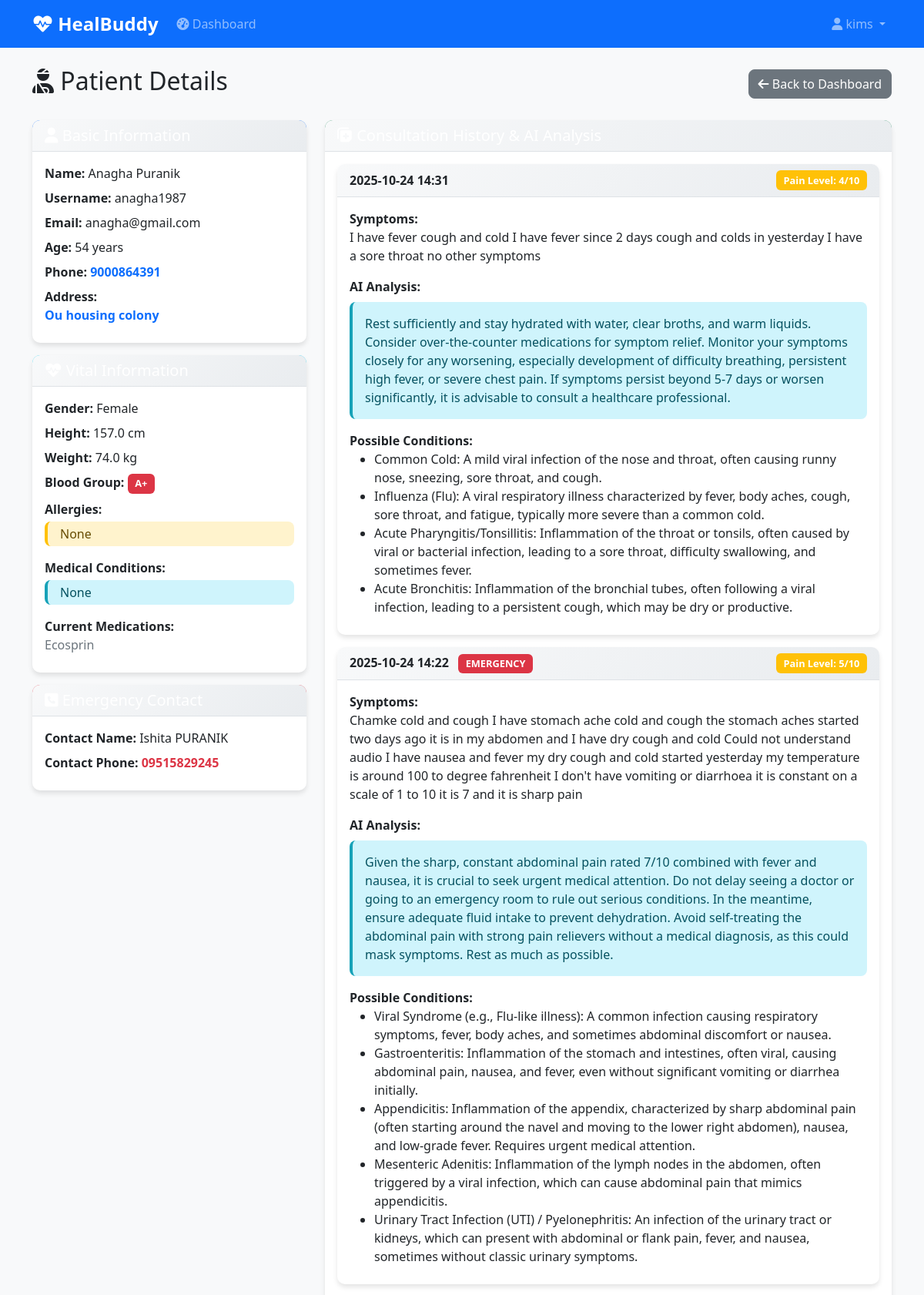
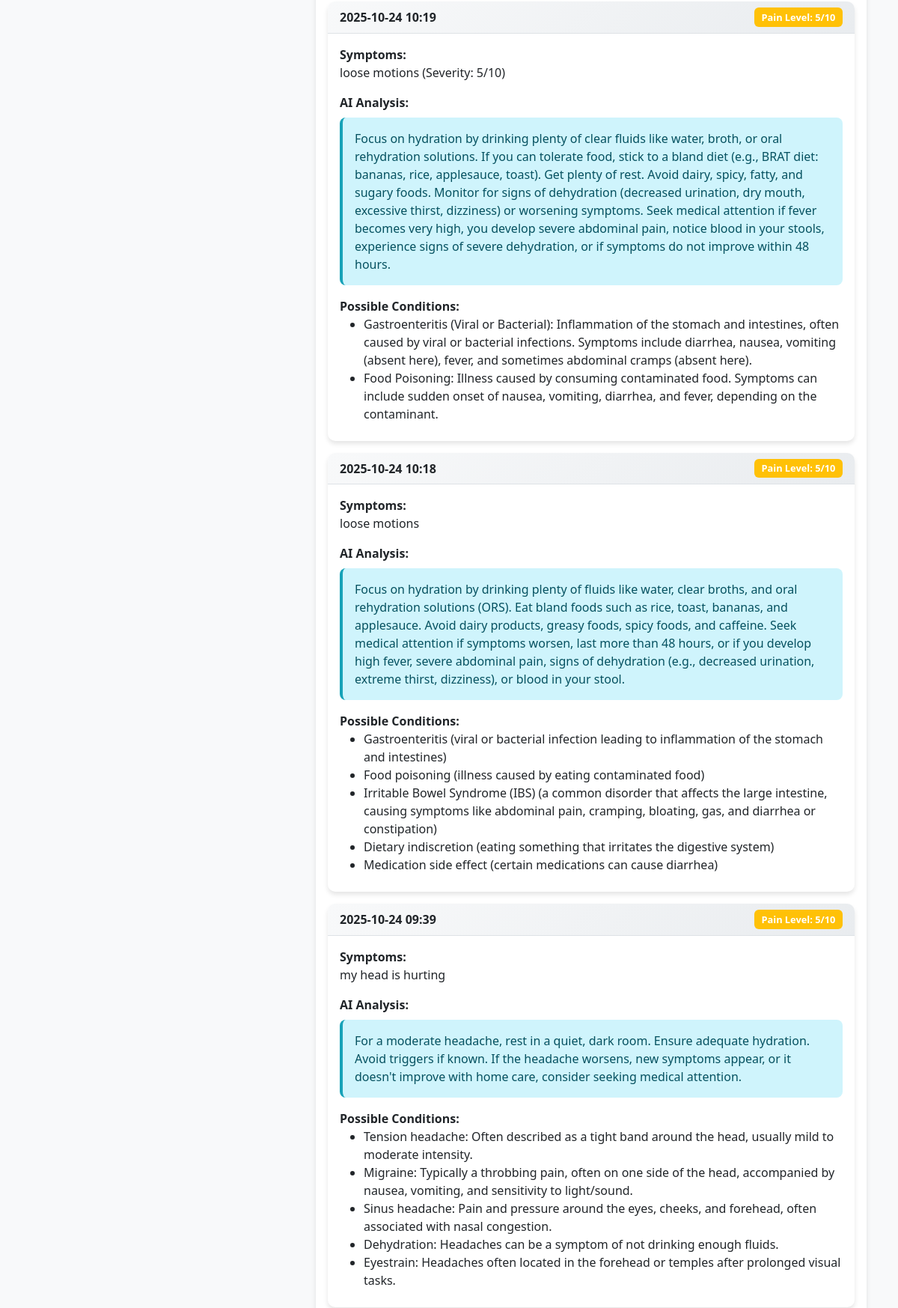
The page /view_patient/5 (signed in, upper part) on the database its author committed (2 pictures, top to bottom).
### app.py (models this page shows)
class User(UserMixin, db.Model):
    id = db.Column(db.Integer, primary_key=True)
    username = db.Column(db.String(80), unique=True, nullable=False)
    email = db.Column(db.String(120), unique=True, nullable=False)
    password_hash = db.Column(db.String(120), nullable=False)
    user_type = db.Column(db.String(20), nullable=False)  # 'patient', 'doctor', 'hospital'
    created_at = db.Column(db.DateTime, default=datetime.utcnow)
    first_name = db.Column(db.String(50))
    last_name = db.Column(db.String(50))
    gender = db.Column(db.String(20))
    date_of_birth = db.Column(db.Date)
    phone_number = db.Column(db.String(20))
    address = db.Column(db.Text)
    height = db.Column(db.Float)  # in cm
    weight = db.Column(db.Float)  # in kg
    blood_group = db.Column(db.String(5))
    allergies = db.Column(db.Text)
    medical_conditions = db.Column(db.Text)
    current_medications = db.Column(db.Text)
    emergency_contact_name = db.Column(db.String(100))
    emergency_contact_phone = db.Column(db.String(20))
    preferred_hospital = db.Column(db.String(200))  # Legacy field
    preferred_hospitals = db.Column(db.Text)  # JSON array of multiple hospitals
    license_number = db.Column(db.String(50))
    degree = db.Column(db.String(100))
    specialization = db.Column(db.String(100))
    years_of_experience = db.Column(db.Integer)
    hospital_affiliation = db.Column(db.String(200))
    consultation_fee = db.Column(db.Float)
    hospital_name = db.Column(db.String(200))
    hospital_type = db.Column(db.String(50))  # 'public', 'private', 'clinic'
    registration_number = db.Column(db.String(100))
    license_number_hospital = db.Column(db.String(100))
    emergency_services = db.Column(db.Boolean, default=False)
    specialties_available = db.Column(db.Text)
    total_beds = db.Column(db.Integer)
    icu_beds = db.Column(db.Integer)
    emergency_contact = db.Column(db.String(20))
    health_records = db.relationship('HealthRecord', backref='patient', lazy=True)
    consultations = db.relationship('Consultation', foreign_keys='Consultation.patient_id', backref='patient', lazy=True)
    doctor_consultations = db.relationship('Consultation', foreign_keys='Consultation.doctor_id', backref='doctor', lazy=True)

class Consultation(db.Model):
    id = db.Column(db.Integer, primary_key=True)
    patient_id = db.Column(db.Integer, db.ForeignKey('user.id'), nullable=False)
    symptoms = db.Column(db.Text, nullable=False)
    duration = db.Column(db.String(100))
    pain_level = db.Column(db.Integer)
    ai_response = db.Column(db.Text)
    is_emergency = db.Column(db.Boolean, default=False)
    created_at = db.Column(db.DateTime, default=datetime.utcnow)
    doctor_id = db.Column(db.Integer, db.ForeignKey('user.id'))
    status = db.Column(db.String(20), default='pending')  # pending, reviewed, completed

### app.py (the view)
@app.route('/view_patient/<int:patient_id>')
@login_required
def view_patient(patient_id):
    if current_user.user_type not in ['doctor', 'hospital']:
        flash('Access denied')
        return redirect(url_for('dashboard'))
    patient = User.query.get_or_404(patient_id)
    if patient.user_type != 'patient':
        flash('Invalid patient ID')
        return redirect(url_for('dashboard'))
    consultations = Consultation.query.filter_by(patient_id=patient_id).order_by(Consultation.created_at.desc()).all()
    health_records = HealthRecord.query.filter_by(patient_id=patient_id).order_by(HealthRecord.uploaded_at.desc()).all()
    age = None
    if patient.date_of_birth:
        today = datetime.today()
        age = today.year - patient.date_of_birth.year - ((today.month, today.day) < (patient.date_of_birth.month, patient.date_of_birth.day))
    return render_template('view_patient.html', patient=patient, consultations=consultations, health_records=health_records, age=age)

### app.py (called while the page is built)
@app.template_filter('from_json')
def from_json_filter(value):
    try:
        return json.loads(value) if isinstance(value, str) else value
    except:
        return {}

@login_manager.user_loader
def load_user(user_id):
    return User.query.get(int(user_id))

### templates/view_patient.html (shortened to what this page needs)
{% extends "base.html" %}
{% block content %}
<div class="row">
    <div class="col-md-12">
        <div class="d-flex justify-content-between align-items-center mb-4">
            <h2><i class="fas fa-user-injured"></i> Patient Details</h2>
            <a href="{{ url_for('dashboard') }}" class="btn btn-secondary">
                <i class="fas fa-arrow-left"></i> Back to Dashboard
            </a>
        </div>
    </div>
</div>
<div class="row">
    <div class="col-md-4">
        <div class="card mb-3">
            <div class="card-header bg-primary text-white">
                <h5 class="mb-0"><i class="fas fa-user"></i> Basic Information</h5>
            </div>
            <div class="card-body">
                <div class="mb-2">
                    <strong>Name:</strong> {{ patient.first_name }} {{ patient.last_name }}
                </div>
                <div class="mb-2">
                    <strong>Username:</strong> {{ patient.username }}
                </div>
                <div class="mb-2">
                    <strong>Email:</strong> {{ patient.email }}
                </div>
                {% if age %}
                <div class="mb-2">
                    <strong>Age:</strong> {{ age }} years
                </div>
                {% endif %}
                <div class="mb-2">
                    <strong>Phone:</strong>
                    <span class="text-primary fw-bold">{{ patient.phone_number or 'Not provided' }}</span>
                </div>
                <div class="mb-2">
                    <strong>Address:</strong>
                    <div class="text-primary fw-bold">{{ patient.address or 'Not provided' }}</div>
                </div>
            </div>
        </div>
        <div class="card mb-3">
            <div class="card-header bg-info text-white">
                <h5 class="mb-0"><i class="fas fa-heartbeat"></i> Vital Information</h5>
            </div>
            <div class="card-body">
                {% if patient.gender %}
                <div class="mb-2">
                    <strong>Gender:</strong> {{ patient.gender }}
                </div>
                {% endif %}
                <div class="mb-2">
                    <strong>Height:</strong> {{ patient.height }} cm
                </div>
                <div class="mb-2">
                    <strong>Weight:</strong> {{ patient.weight }} kg
                </div>
                <div class="mb-2">
                    <strong>Blood Group:</strong>
                    <span class="badge bg-danger">{{ patient.blood_group or 'Unknown' }}</span>
                </div>
                <div class="mb-2">
                    <strong>Allergies:</strong>
                    <div class="alert alert-warning py-1 mt-1">
                        {{ patient.allergies or 'None reported' }}
                    </div>
                </div>
                <div class="mb-2">
                    <strong>Medical Conditions:</strong>
                    <div class="alert alert-info py-1 mt-1">
                        {{ patient.medical_conditions or 'None reported' }}
                    </div>
                </div>
                <div class="mb-2">
                    <strong>Current Medications:</strong>
                    <div class="text-muted">{{ patient.current_medications or 'None' }}</div>
                </div>
            </div>
        </div>
        <div class="card">
            <div class="card-header bg-danger text-white">
                <h5 class="mb-0"><i class="fas fa-phone-square"></i> Emergency Contact</h5>
            </div>
            <div class="card-body">
                <div class="mb-2">
                    <strong>Contact Name:</strong> {{ patient.emergency_contact_name or 'Not provided' }}
                </div>
                <div class="mb-2">
                    <strong>Contact Phone:</strong>
                    <span class="text-danger fw-bold">{{ patient.emergency_contact_phone or 'Not provided' }}</span>
                </div>
            </div>
        </div>
    </div>
    <div class="col-md-8">
        <div class="card mb-3">
            <div class="card-header bg-success text-white">
                <h5 class="mb-0"><i class="fas fa-notes-medical"></i> Consultation History & AI Analysis</h5>
            </div>
            <div class="card-body">
                {% if consultations %}
                    {% for consultation in consultations %}
                    <div class="card mb-3 border-{{ 'danger' if consultation.is_emergency else 'secondary' }}">
                        <div class="card-header">
                            <div class="d-flex justify-content-between align-items-center">
                                <span>
                                    <strong>{{ consultation.created_at.strftime('%Y-%m-%d %H:%M') }}</strong>
                                    {% if consultation.is_emergency %}
                                        <span class="badge bg-danger ms-2">EMERGENCY</span>
                                    {% endif %}
                                </span>
                                <span class="badge bg-{{ 'danger' if consultation.pain_level >= 7 else 'warning' if consultation.pain_level >= 4 else 'success' }}">
                                    Pain Level: {{ consultation.pain_level }}/10
                                </span>
                            </div>
                        </div>
                        <div class="card-body">
                            <div class="mb-2">
                                <strong>Symptoms:</strong>
                                <p>{{ consultation.symptoms }}</p>
                            </div>
                            {% if consultation.ai_response %}
                                {% set ai_data = consultation.ai_response | from_json %}
                                <div class="mb-2">
                                    <strong>AI Analysis:</strong>
                                    <div class="alert alert-info mt-2">
                                        {{ ai_data.recommendations or ai_data.diagnosis or 'Analysis available in system' }}
                                    </div>
                                </div>
                                {% if ai_data.possible_conditions %}
                                <div class="mb-2">
                                    <strong>Possible Conditions:</strong>
                                    <ul class="mb-0">
                                        {% if ai_data.possible_conditions is string %}
                                            <li>{{ ai_data.possible_conditions }}</li>
                                        {% else %}
                                            {% for condition in ai_data.possible_conditions %}
                                                <li>{{ condition }}</li>
                                            {% endfor %}
                                        {% endif %}
                                    </ul>
                                </div>
                                {% endif %}
                            {% endif %}
                        </div>
                    </div>
                    {% endfor %}
                {% else %}
                    <p class="text-muted">No consultation history available.</p>
                {% endif %}
            </div>
        </div>
    </div>
</div>
{% endblock %}

### templates/base.html (shortened to what this page needs)
<!DOCTYPE html>
<html lang="en">
<head>
    <link href="https://cdn.jsdelivr.net/npm/bootstrap@5.1.3/dist/css/bootstrap.min.css" rel="stylesheet">
    <link href="https://cdnjs.cloudflare.com/ajax/libs/font-awesome/6.0.0/css/all.min.css" rel="stylesheet">
    <link href="{{ url_for('static', filename='css/style.css') }}" rel="stylesheet">
</head>
<body>
    <nav class="navbar navbar-expand-lg navbar-dark bg-primary">
        <div class="container">
            <a class="navbar-brand" href="{{ url_for('index') }}">
                <i class="fas fa-heartbeat"></i> HealBuddy
            </a>
            <div class="collapse navbar-collapse" id="navbarNav">
                <ul class="navbar-nav me-auto">
                    {% if current_user.is_authenticated %}
                        <li class="nav-item">
                            <a class="nav-link" href="{{ url_for('dashboard') }}">
                                <i class="fas fa-tachometer-alt"></i> Dashboard
                            </a>
                        </li>
                    {% endif %}
                </ul>
                <ul class="navbar-nav">
                    {% if current_user.is_authenticated %}
                        <li class="nav-item dropdown">
                            <a class="nav-link dropdown-toggle" href="#" id="navbarDropdown" role="button" data-bs-toggle="dropdown">
                                <i class="fas fa-user"></i> {{ current_user.username }}
                            </a>
                        </li>
                    {% endif %}
                </ul>
            </div>
        </div>
    </nav>
    <main class="container mt-4">
        {% block content %}{% endblock %}
    </main>
</body>
</html>

### static/css/style.css (style rules this page uses)
:root { --primary-color: #007bff; --success-color: #28a745; --danger-color: #dc3545; --warning-color: #ffc107; --info-color: #17a2b8; --light-color: #f8f9fa; --dark-color: #343a40; }
body { font-family: 'Segoe UI', Tahoma, Geneva, Verdana, sans-serif; background-color: #f8f9fa; }
.navbar-brand { font-weight: bold; font-size: 1.5rem; }
.navbar-nav .nav-link { font-weight: 500; transition: color 0.3s ease; }
.card { border: none; border-radius: 10px; box-shadow: 0 4px 6px rgba(0, 0, 0, 0.1); transition: transform 0.3s ease, box-shadow 0.3s ease; }
.card-header { background: linear-gradient(135deg, #f8f9fa 0%, #e9ecef 100%); border-bottom: 1px solid #dee2e6; border-radius: 10px 10px 0 0 !important; }
.btn { border-radius: 8px; font-weight: 500; transition: all 0.3s ease; }
.badge { font-size: 0.8rem; padding: 0.5em 0.75em; border-radius: 6px; }
.alert { border: none; border-radius: 8px; border-left: 4px solid; }
.alert-info { border-left-color: #17a2b8; }
.alert-warning { border-left-color: #ffc107; }
.fade-in { animation: fadeIn 0.5s ease-in; }

### rows shown on the page
User: username "kims"
User: first_name "Anagha", last_name "Puranik", username "anagha1987", email "anagha@gmail.com", phone_number "9000864391", address "Ou housing colony", gender "Female", height "157.0", weight "74.0", blood_group "A+", allergies "None", medical_conditions "None", current_medications "Ecosprin", emergency_contact_name "Ishita PURANIK", emergency_contact_phone "09515829245"
Consultation: created_at "2025-10-24 14:31", pain_level "4", symptoms "I have fever cough and cold I have fever since 2 days cough and colds in yesterday I have a sore throat no other symptoms", recommendations "Rest sufficiently and stay hydrated with water, clear broths, and warm liquids. Consider over-the-counter medications for symptom relief. Monitor your symptoms closely for any worsening, especially development of difficulty breathing, persistent high fever, or severe chest pain. If symptoms persist beyond 5-7 days or worsen significantly, it is advisable to consult a healthcare professional.", possible_conditions "Common Cold: A mild viral infection of the nose and throat, often causing runny nose, sneezing, sore throat, and cough." "Influenza (Flu): A viral respiratory illness characterized by fever, body aches, cough, sore throat, and fatigue, typically more severe than a common cold." "Acute Pharyngitis/Tonsillitis: Inflammation of the throat or tonsils, often caused by viral or bacterial infection, leading to a sore throat, difficulty swallowing, and sometimes fever." "Acute Bronchitis: Inflammation of the bronchial tubes, often following a viral infection, leading to a persistent cough, which may be dry or productive."
Consultation: created_at "2025-10-24 14:22", is_emergency "EMERGENCY", pain_level "5", symptoms "Chamke cold and cough I have stomach ache cold and cough the stomach aches started two days ago it is in my abdomen and I have dry cough and cold Could not understand audio I have nausea and fever my dry cough and cold started yesterday my temperature is around 100 to degree fahrenheit I don't have vomiting or diarrhoea it is constant on a scale of 1 to 10 it is 7 and it is sharp pain", recommendations "Given the sharp, constant abdominal pain rated 7/10 combined with fever and nausea, it is crucial to seek urgent medical attention. Do not delay seeing a doctor or going to an emergency room to rule out serious conditions. In the meantime, ensure adequate fluid intake to prevent dehydration. Avoid self-treating the abdominal pain with strong pain relievers without a medical diagnosis, as this could mask symptoms. Rest as much as possible.", possible_conditions "Viral Syndrome (e.g., Flu-like illness): A common infection causing respiratory symptoms, fever, body aches, and sometimes abdominal discomfort or nausea." "Gastroenteritis: Inflammation of the stomach and intestines, often viral, causing abdominal pain, nausea, and fever, even without significant vomiting or diarrhea initially." "Appendicitis: Inflammation of the appendix, characterized by sharp abdominal pain (often starting around the navel and moving to the lower right abdomen), nausea, and low-grade fever. Requires urgent medical attention." "Mesenteric Adenitis: Inflammation of the lymph nodes in the abdomen, often triggered by a viral infection, which can cause abdominal pain that mimics appendicitis." "Urinary Tract Infection (UTI) / Pyelonephritis: An infection of the urinary tract or kidneys, which can present with abdominal or flank pain, fever, and nausea, sometimes without classic urinary symptoms."
Consultation: created_at "2025-10-24 10:19", pain_level "5", symptoms "loose motions (Severity: 5/10)", recommendations "Focus on hydration by drinking plenty of clear fluids like water, broth, or oral rehydration solutions. If you can tolerate food, stick to a bland diet (e.g., BRAT diet: bananas, rice, applesauce, toast). Get plenty of rest. Avoid dairy, spicy, fatty, and sugary foods. Monitor for signs of dehydration (decreased urination, dry mouth, excessive thirst, dizziness) or worsening symptoms. Seek medical attention if fever becomes very high, you develop severe abdominal pain, notice blood in your stools, experience signs of severe dehydration, or if symptoms do not improve within 48 hours.", possible_conditions "Gastroenteritis (Viral or Bacterial): Inflammation of the stomach and intestines, often caused by viral or bacterial infections. Symptoms include diarrhea, nausea, vomiting (absent here), fever, and sometimes abdominal cramps (absent here)." "Food Poisoning: Illness caused by consuming contaminated food. Symptoms can include sudden onset of nausea, vomiting, diarrhea, and fever, depending on the contaminant."
Consultation: created_at "2025-10-24 10:18", pain_level "5", symptoms "loose motions", recommendations "Focus on hydration by drinking plenty of fluids like water, clear broths, and oral rehydration solutions (ORS). Eat bland foods such as rice, toast, bananas, and applesauce. Avoid dairy products, greasy foods, spicy foods, and caffeine. Seek medical attention if symptoms worsen, last more than 48 hours, or if you develop high fever, severe abdominal pain, signs of dehydration (e.g., decreased urination, extreme thirst, dizziness), or blood in your stool.", possible_conditions "Gastroenteritis (viral or bacterial infection leading to inflammation of the stomach and intestines)" "Food poisoning (illness caused by eating contaminated food)" "Irritable Bowel Syndrome (IBS) (a common disorder that affects the large intestine, causing symptoms like abdominal pain, cramping, bloating, gas, and diarrhea or constipation)" "Dietary indiscretion (eating something that irritates the digestive system)" "Medication side effect (certain medications can cause diarrhea)"
Consultation: created_at "2025-10-24 09:39", pain_level "5", symptoms "my head is hurting", recommendations "For a moderate headache, rest in a quiet, dark room. Ensure adequate hydration. Avoid triggers if known. If the headache worsens, new symptoms appear, or it doesn't improve with home care, consider seeking medical attention.", possible_conditions "Tension headache: Often described as a tight band around the head, usually mild to moderate intensity." "Migraine: Typically a throbbing pain, often on one side of the head, accompanied by nausea, vomiting, and sensitivity to light/sound." "Sinus headache: Pain and pressure around the eyes, cheeks, and forehead, often associated with nasal congestion." "Dehydration: Headaches can be a symptom of not drinking enough fluids." "Eyestrain: Headaches often located in the forehead or temples after prolonged visual tasks."

### other values the page prints
{{ age }} "54"
